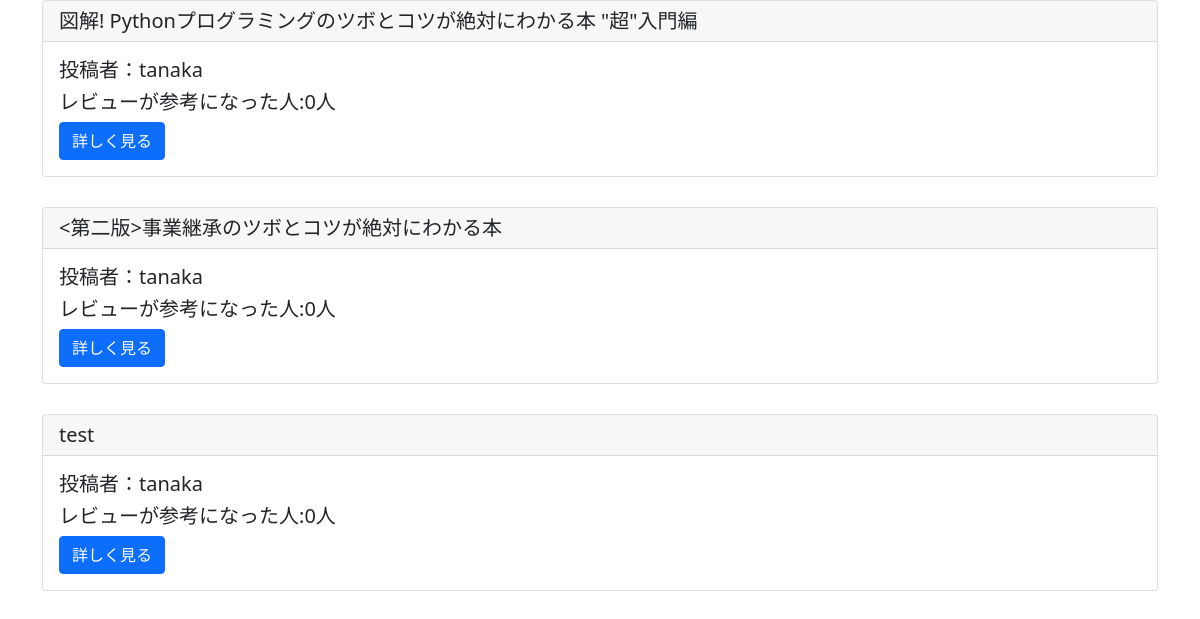
The page /list/ (signed in) on the database as committed earlier.
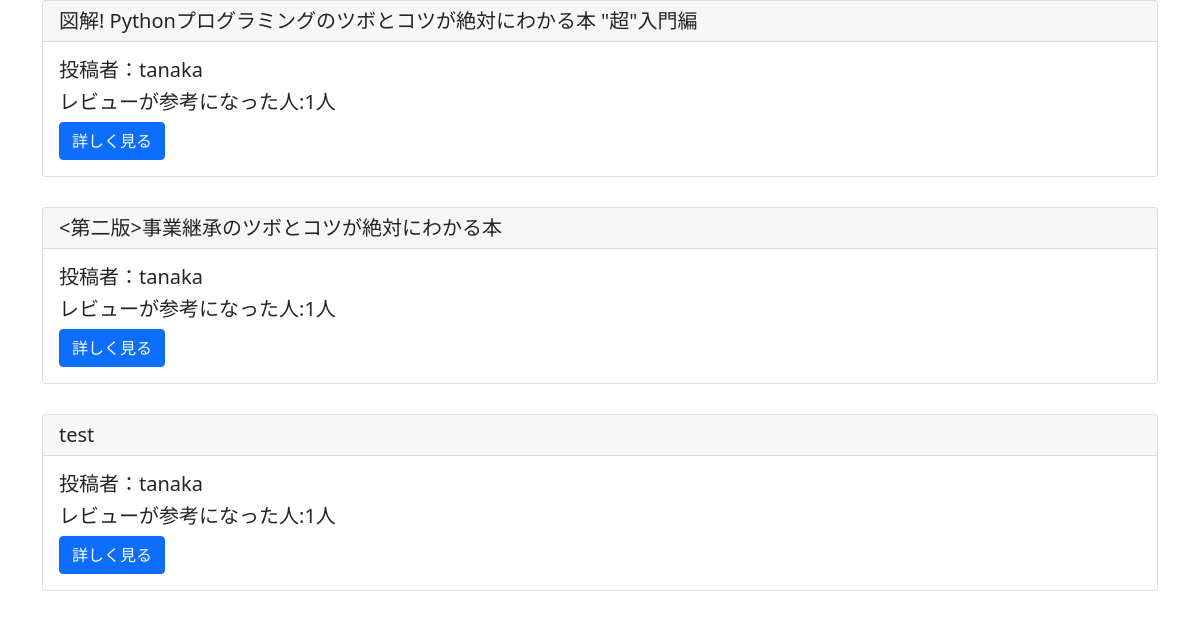
The same page on the database as committed later.
### reviewpost/models.py (models this page shows)
class ReviewModel(models.Model):
    title = models.CharField(max_length=100)
    content = models.TextField()
    author = models.ForeignKey(User, on_delete=models.CASCADE)
    images = models.ImageField(upload_to='')
    useful_review = models.IntegerField(null=True, blank=True, default=0)
    useful_review_record = models.TextField()
    evaluation = models.CharField(max_length=10, choices=EVALUATION_CHOICES)

### reviewpost/views.py (the view)
# urls.py: path('list/', listview, name='list'),
@login_required
def listview(request):
    object_list = ReviewModel.objects.all()
    return render(request, 'list.html', {'object_list':object_list})

### templates/list.html
{% extends 'base.html' %}
{% load static %}
{% block header %}
<link rel='stylesheet' type="text/css" href="{% static 'style.css' %}">
{% endblock header %}
{% block content %}
<div class="container">
    {% for item in object_list %}
    <div class="card">
        <h5 class="card-header">{{ item.title }}</h5>
        <div class="card-body">
            <h5 class="card-title">投稿者：{{ item.author }}</h5>
            <h5 class="card-title">レビューが参考になった人:{{ item.useful_review}}人</h5>
            <a href="{% url 'detail' item.pk  %}" class="btn btn-primary">詳しく見る</a>
        </div>
    </div>
    {% endfor %}
</div>
{% endblock content %}

Rows that differ between the two databases and show on the page:
changed ReviewModel "図解! Pythonプログラミングのツボとコツが絶対にわかる本 \"超\"入門編": useful_review "0" → "1"
changed ReviewModel "<第二版>事業継承のツボとコツが絶対にわかる本": useful_review "0" → "1"
changed ReviewModel "test": useful_review "0" → "1"
